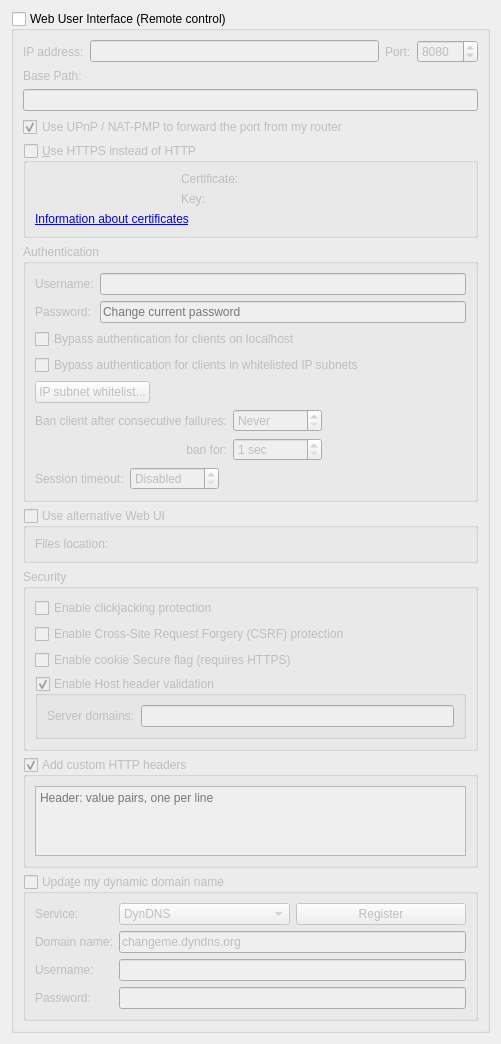
          <widget class="QWidget" name="scrollAreaWidgetContents_7">
           <property name="geometry">
            <rect>
             <x>0</x>
             <y>0</y>
             <width>501</width>
             <height>636</height>
            </rect>
           </property>
           <layout class="QVBoxLayout" name="verticalLayout_23">
            <item>
             <widget class="QGroupBox" name="checkWebUi">
              <property name="title">
               <string>Web User Interface (Remote control)</string>
              </property>
              <property name="checkable">
               <bool>true</bool>
              </property>
              <property name="checked">
               <bool>false</bool>
              </property>
              <layout class="QVBoxLayout" name="verticalLayout_2">
               <item>
                <layout class="QHBoxLayout" name="horizontalLayout_2">
                 <item>
                  <widget class="QLabel" name="lblWebUiAddress">
                   <property name="text">
                    <string>IP address:</string>
                   </property>
                  </widget>
                 </item>
                 <item>
                  <widget class="QLineEdit" name="textWebUiAddress">
                   <property name="toolTip">
                    <string>IP address that the Web UI will bind to.
Specify an IPv4 or IPv6 address. You can specify &quot;0.0.0.0&quot; for any IPv4 address,
&quot;::&quot; for any IPv6 address, or &quot;*&quot; for both IPv4 and IPv6.</string>
                   </property>
                  </widget>
                 </item>
                 <item>
                  <widget class="QLabel" name="lblWebUiPort">
                   <property name="text">
                    <string>Port:</string>
                   </property>
                  </widget>
                 </item>
                 <item>
                  <widget class="QSpinBox" name="spinWebUiPort">
                   <property name="minimum">
                    <number>1</number>
                   </property>
                   <property name="maximum">
                    <number>65535</number>
                   </property>
                   <property name="value">
                    <number>8080</number>
                   </property>
                  </widget>
                 </item>
                </layout>
               </item>
                  <item>
                      <widget class="QLabel" name="lblWebUiBasePath">
                          <property name="text">
                              <string>Base Path:</string>
                          </property>
                      </widget>
                  </item>
                  <item>
                      <widget class="QLineEdit" name="textWebUIBasePath">
                          <property name="toolTip">
                              <string>
                                  URL path root for the Web UI.
                              </string>
                          </property>
                      </widget>
                  </item>
               <item>
                <widget class="QCheckBox" name="checkWebUIUPnP">
                 <property name="text">
                  <string>Use UPnP / NAT-PMP to forward the port from my router</string>
                 </property>
                 <property name="checked">
                  <bool>true</bool>
                 </property>
                </widget>
               </item>
               <item>
                <widget class="QGroupBox" name="checkWebUiHttps">
                 <property name="title">
                  <string>&amp;Use HTTPS instead of HTTP</string>
                 </property>
                 <property name="checkable">
                  <bool>true</bool>
                 </property>
                 <property name="checked">
                  <bool>false</bool>
                 </property>
                 <layout class="QGridLayout" name="gridLayout_11">
                  <item row="1" column="1">
                   <widget class="QLabel" name="lblWebUiKey">
                    <property name="text">
                     <string>Key:</string>
                    </property>
                   </widget>
                  </item>
                  <item row="0" column="1">
                   <widget class="QLabel" name="lblWebUiCrt">
                    <property name="text">
                     <string>Certificate:</string>
                    </property>
                   </widget>
                  </item>
                  <item row="0" column="0">
                   <widget class="QLabel" name="lblSslCertStatus"/>
                  </item>
                  <item row="1" column="0">
                   <widget class="QLabel" name="lblSslKeyStatus"/>
                  </item>
                  <item row="2" column="0" colspan="3">
                   <widget class="QLabel" name="lblWebUIInfo">
                    <property name="text">
                     <string>&lt;a href=https://httpd.apache.org/docs/current/ssl/ssl_faq.html#aboutcerts&gt;Information about certificates&lt;/a&gt;</string>
                    </property>
                    <property name="openExternalLinks">
                     <bool>true</bool>
                    </property>
                   </widget>
                  </item>
                  <item row="0" column="2">
                   <widget class="FileSystemPathLineEdit" name="textWebUIHttpsCert" native="true"/>
                  </item>
                  <item row="1" column="2">
                   <widget class="FileSystemPathLineEdit" name="textWebUIHttpsKey" native="true"/>
                  </item>
                 </layout>
                </widget>
               </item>
               <item>
                <widget class="QGroupBox" name="groupWebUiAuth">
                 <property name="title">
                  <string>Authentication</string>
                 </property>
                 <layout class="QVBoxLayout" name="verticalLayout_35">
                  <item>
                   <layout class="QGridLayout" name="gridLayout_8">
                    <item row="0" column="0">
                     <widget class="QLabel" name="lblWebUiUsername">
                      <property name="text">
                       <string>Username:</string>
                      </property>
                     </widget>
                    </item>
                    <item row="0" column="1">
                     <widget class="QLineEdit" name="textWebUiUsername"/>
                    </item>
                    <item row="1" column="0">
                     <widget class="QLabel" name="lblWebUiPassword">
                      <property name="text">
                       <string>Password:</string>
                      </property>
                     </widget>
                    </item>
                    <item row="1" column="1">
                     <widget class="QLineEdit" name="textWebUiPassword">
                      <property name="echoMode">
                       <enum>QLineEdit::Password</enum>
                      </property>
                      <property name="placeholderText">
                       <string>Change current password</string>
                      </property>
                     </widget>
                    </item>
                   </layout>
                  </item>
                  <item>
                   <widget class="QCheckBox" name="checkBypassLocalAuth">
                    <property name="text">
                     <string>Bypass authentication for clients on localhost</string>
                    </property>
                   </widget>
                  </item>
                  <item>
                   <widget class="QCheckBox" name="checkBypassAuthSubnetWhitelist">
                    <property name="text">
                     <string>Bypass authentication for clients in whitelisted IP subnets</string>
                    </property>
                   </widget>
                  </item>
                  <item>
                   <widget class="QPushButton" name="IPSubnetWhitelistButton">
                    <property name="sizePolicy">
                     <sizepolicy hsizetype="Fixed" vsizetype="Fixed">
                      <horstretch>0</horstretch>
                      <verstretch>0</verstretch>
                     </sizepolicy>
                    </property>
                    <property name="text">
                     <string>IP subnet whitelist...</string>
                    </property>
                   </widget>
                  </item>
                  <item>
                   <layout class="QGridLayout" name="gridLayout_10">
                    <item row="0" column="0">
                     <widget class="QLabel" name="lblBanCounter">
                      <property name="text">
                       <string>Ban client after consecutive failures:</string>
                      </property>
                     </widget>
                    </item>
                    <item row="0" column="2">
                     <spacer name="horizontalSpacer_15">
                      <property name="orientation">
                       <enum>Qt::Horizontal</enum>
                      </property>
                      <property name="sizeHint" stdset="0">
                       <size>
                        <width>40</width>
                        <height>20</height>
                       </size>
                      </property>
                     </spacer>
                    </item>
                    <item row="0" column="1">
                     <widget class="QSpinBox" name="spinBanCounter">
                      <property name="specialValueText">
                       <string>Never</string>
                      </property>
                      <property name="maximum">
                       <number>2147483647</number>
                      </property>
                     </widget>
                    </item>
                    <item row="1" column="0">
                     <widget class="QLabel" name="lblBanDuration">
                      <property name="text">
                       <string>ban for:</string>
                      </property>
                      <property name="alignment">
                       <set>Qt::AlignRight|Qt::AlignTrailing|Qt::AlignVCenter</set>
                      </property>
                     </widget>
                    </item>
                    <item row="1" column="1">
                     <widget class="QSpinBox" name="spinBanDuration">
                      <property name="suffix">
                       <string> sec</string>
                      </property>
                      <property name="minimum">
                       <number>1</number>
                      </property>
                      <property name="maximum">
                       <number>2147483647</number>
                      </property>
                     </widget>
                    </item>
                   </layout>
                  </item>
                  <item>
                   <layout class="QHBoxLayout" name="horizontalLayout_13">
                    <item>
                     <widget class="QLabel" name="lblSessionTimeout">
                      <property name="text">
                       <string>Session timeout:</string>
                      </property>
                     </widget>
                    </item>
                    <item>
                     <widget class="QSpinBox" name="spinSessionTimeout">
                      <property name="specialValueText">
                       <string>Disabled</string>
                      </property>
                      <property name="suffix">
                       <string> sec</string>
                      </property>
                      <property name="maximum">
                       <number>2147483647</number>
                      </property>
                     </widget>
                    </item>
                    <item>
                     <spacer name="horizontalSpacer_11">
                      <property name="orientation">
                       <enum>Qt::Horizontal</enum>
                      </property>
                      <property name="sizeHint" stdset="0">
                       <size>
                        <width>40</width>
                        <height>20</height>
                       </size>
                      </property>
                     </spacer>
                    </item>
                   </layout>
                  </item>
                 </layout>
                </widget>
               </item>
               <item>
                <widget class="QGroupBox" name="groupAltWebUI">
                 <property name="title">
                  <string>Use alternative Web UI</string>
                 </property>
                 <property name="checkable">
                  <bool>true</bool>
                 </property>
                 <property name="checked">
                  <bool>false</bool>
                 </property>
                 <layout class="QHBoxLayout" name="horizontalLayout_5">
                  <item>
                   <widget class="QLabel" name="labelWebUIRootFolder">
                    <property name="text">
                     <string>Files location:</string>
                    </property>
                   </widget>
                  </item>
                  <item>
                   <widget class="FileSystemPathLineEdit" name="textWebUIRootFolder" native="true"/>
                  </item>
                 </layout>
                </widget>
               </item>
               <item>
                <widget class="QGroupBox" name="groupBox_3">
                 <property name="title">
                  <string>Security</string>
                 </property>
                 <layout class="QVBoxLayout" name="verticalLayout_33">
                  <item>
                   <widget class="QCheckBox" name="checkClickjacking">
                    <property name="text">
                     <string>Enable clickjacking protection</string>
                    </property>
                   </widget>
                  </item>
                  <item>
                   <widget class="QCheckBox" name="checkCSRFProtection">
                    <property name="text">
                     <string>Enable Cross-Site Request Forgery (CSRF) protection</string>
                    </property>
                   </widget>
                  </item>
                  <item>
                   <widget class="QCheckBox" name="checkSecureCookie">
                    <property name="text">
                     <string>Enable cookie Secure flag (requires HTTPS)</string>
                    </property>
                   </widget>
                  </item>
                  <item>
                   <widget class="QGroupBox" name="groupHostHeaderValidation">
                    <property name="title">
                     <string>Enable Host header validation</string>
                    </property>
                    <property name="checkable">
                     <bool>true</bool>
                    </property>
                    <layout class="QVBoxLayout" name="verticalLayout_32">
                     <item>
                      <layout class="QHBoxLayout" name="horizontalLayout_10">
                       <item>
                        <widget class="QLabel" name="labelServerDomains">
                         <property name="text">
                          <string>Server domains:</string>
                         </property>
                        </widget>
                       </item>
                       <item>
                        <widget class="QLineEdit" name="textServerDomains">
                         <property name="toolTip">
                          <string>Whitelist for filtering HTTP Host header values.
In order to defend against DNS rebinding attack,
you should put in domain names used by WebUI server.

Use ';' to split multiple entries. Can use wildcard '*'.</string>
                         </property>
                        </widget>
                       </item>
                      </layout>
                     </item>
                    </layout>
                   </widget>
                  </item>
                 </layout>
                </widget>
               </item>
               <item>
                <widget class="QGroupBox" name="groupWebUIAddCustomHTTPHeaders">
                 <property name="title">
                  <string>Add custom HTTP headers</string>
                 </property>
                 <property name="checkable">
                  <bool>true</bool>
                 </property>
                 <layout class="QVBoxLayout" name="verticalLayout_8">
                  <item>
                   <widget class="QPlainTextEdit" name="textWebUICustomHTTPHeaders">
                    <property name="lineWrapMode">
                     <enum>QPlainTextEdit::NoWrap</enum>
                    </property>
                    <property name="placeholderText">
                     <string>Header: value pairs, one per line</string>
                    </property>
                   </widget>
                  </item>
                 </layout>
                </widget>
               </item>
               <item>
                <widget class="QGroupBox" name="checkDynDNS">
                 <property name="title">
                  <string>Upda&amp;te my dynamic domain name</string>
                 </property>
                 <property name="checkable">
                  <bool>true</bool>
                 </property>
                 <property name="checked">
                  <bool>false</bool>
                 </property>
                 <layout class="QFormLayout" name="formLayout_5">
                  <item row="0" column="0">
                   <widget class="QLabel" name="label_19">
                    <property name="text">
                     <string>Service:</string>
                    </property>
                   </widget>
                  </item>
                  <item row="0" column="1">
                   <layout class="QHBoxLayout" name="horizontalLayout_3">
                    <item>
                     <widget class="QComboBox" name="comboDNSService">
                      <item>
                       <property name="text">
                        <string notr="true">DynDNS</string>
                       </property>
                      </item>
                      <item>
                       <property name="text">
                        <string notr="true">No-IP</string>
                       </property>
                      </item>
                     </widget>
                    </item>
                    <item>
                     <widget class="QPushButton" name="registerDNSBtn">
                      <property name="text">
                       <string>Register</string>
                      </property>
                     </widget>
                    </item>
                   </layout>
                  </item>
                  <item row="1" column="0">
                   <widget class="QLabel" name="label_20">
                    <property name="text">
                     <string>Domain name:</string>
                    </property>
                   </widget>
                  </item>
                  <item row="1" column="1">
                   <widget class="QLineEdit" name="domainNameTxt">
                    <property name="text">
                     <string notr="true">changeme.dyndns.org</string>
                    </property>
                   </widget>
                  </item>
                  <item row="2" column="0">
                   <widget class="QLabel" name="label_21">
                    <property name="text">
                     <string>Username:</string>
                    </property>
                   </widget>
                  </item>
                  <item row="2" column="1">
                   <widget class="QLineEdit" name="DNSUsernameTxt">
                    <property name="maxLength">
                     <number>50</number>
                    </property>
                   </widget>
                  </item>
                  <item row="3" column="0">
                   <widget class="QLabel" name="label_22">
                    <property name="text">
                     <string>Password:</string>
                    </property>
                   </widget>
                  </item>
                  <item row="3" column="1">
                   <widget class="QLineEdit" name="DNSPasswordTxt">
                    <property name="maxLength">
                     <number>50</number>
                    </property>
                    <property name="echoMode">
                     <enum>QLineEdit::Password</enum>
                    </property>
                   </widget>
                  </item>
                 </layout>
                </widget>
               </item>
              </layout>
             </widget>
            </item>
            <item>
             <spacer name="verticalSpacer">
              <property name="orientation">
               <enum>Qt::Vertical</enum>
              </property>
              <property name="sizeHint" stdset="0">
               <size>
                <width>20</width>
                <height>40</height>
               </size>
              </property>
             </spacer>
            </item>
           </layout>
          </widget>
